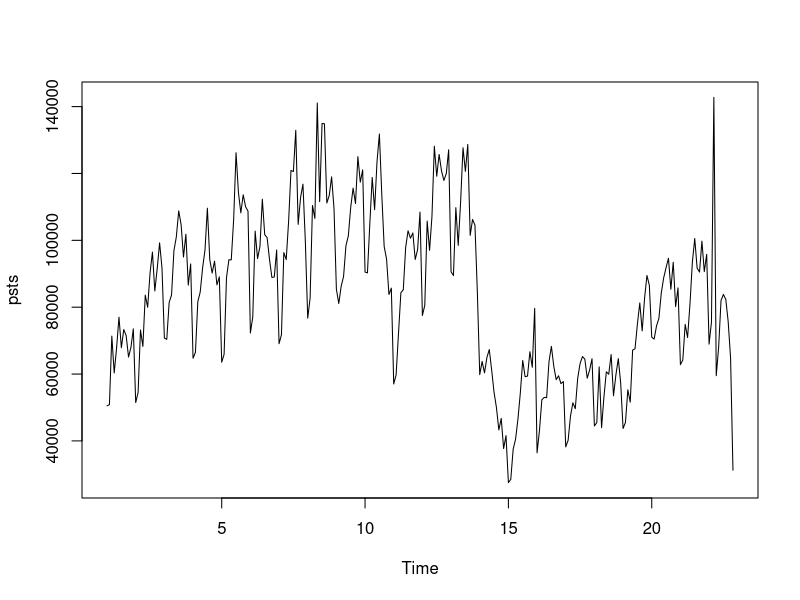
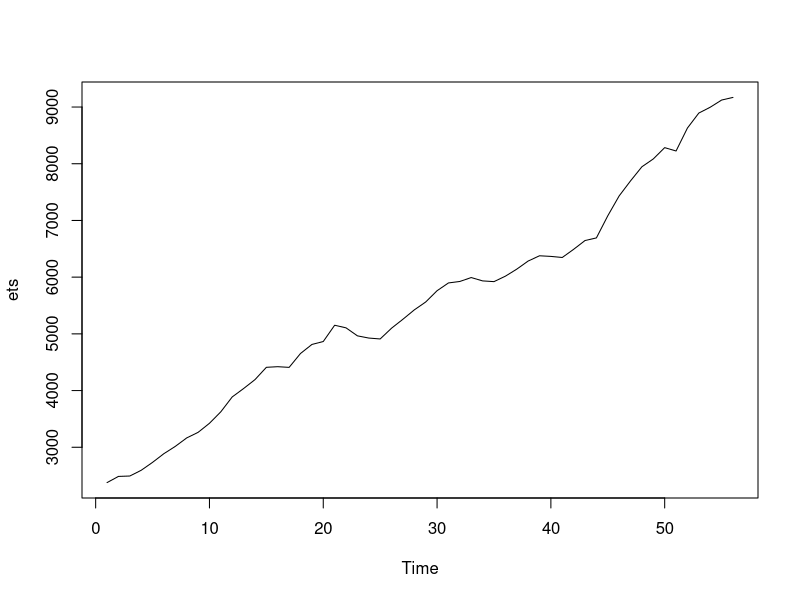
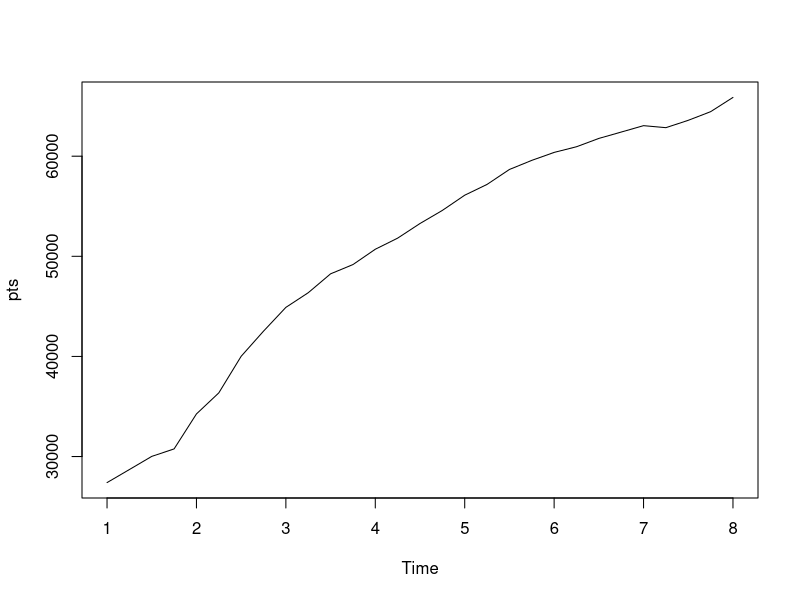

R code for these plots, in order: (Note: this script raises an error after producing the figures.)
property <- read.csv("propertysales(1).csv",header = TRUE)
emit <- read.csv("emissions(1).csv",header = TRUE)
prius <- read.csv("prius(1).csv",header = TRUE)
psts <- ts(property$Total_Sales, frequency = 12)
ets <- ts(emit$emissions, frequency = 1)
pts <- ts(prius$Num, frequency = 4)
plot(psts)
plot(ets)
plot(pts)
decompose(psts)
decompose(pts)



forecast_methods_with_performance <- function(ts_object, h = 4) {
  n <- length(ts_object)
  train_data <- ts_object[1:(n - 4)]
  test_data <- ts_object[(n - 3):n]
  
  # Forecast using the Average method
  avg_forecast <- meanf(train_data, h = h)
  
  # Forecast using the Naive method
  naive_forecast <- naive(train_data, h = h)
  
  # Forecast using the Seasonal Naive method
  seasonal_naive_forecast <- snaive(train_data, h = h)
  
  # Forecast using the Drift method
  drift_forecast <- rwf(train_data, h = h, drift = TRUE)
  
  # Calculate the accuracy for each method
  accuracy_avg <- accuracy(avg_forecast, test_data)
  accuracy_naive <- accuracy(naive_forecast, test_data)
  accuracy_seasonal_naive <- accuracy(seasonal_naive_forecast, test_data)
  accuracy_drift <- accuracy(drift_forecast, test_data)
  
  # Return the forecasts and accuracy metrics for each method
  return(list(
    average_forecast = avg_forecast$mean,
    naive_forecast = naive_forecast$mean,
    seasonal_naive_forecast = seasonal_naive_forecast$mean,
    drift_forecast = drift_forecast$mean,
    performance = list(
      average = accuracy_avg,
      naive = accuracy_naive,
      seasonal_naive = accuracy_seasonal_naive,
      drift = accuracy_drift
    )
  ))
}

forecast_results <- forecast_methods_with_performance(psts, h = 4)

# Print the forecasts
print(forecast_results$average_forecast)
print(forecast_results$naive_forecast)
print(forecast_results$seasonal_naive_forecast)
print(forecast_results$drift_forecast)

# Print the performance measures
print(forecast_results$performance$average)
print(forecast_results$performance$naive)
print(forecast_results$performance$seasonal_naive)
print(forecast_results$performance$drift)



forecast_ets_with_performance <- function(ts_object, h = 4) {

  n <- length(ts_object)
  train_data <- ts_object[1:(n - 4)]
  test_data <- ts_object[(n - 3):n]
  
  ets_forecast <- ets(train_data) 
  ets_fcst <- forecast(ets_forecast, h = h)
  accuracy_ets <- accuracy(ets_fcst, test_data)

  return(list(
    ets_forecast = ets_fcst$mean,       
    performance = accuracy_ets          
  ))
}


forecast_results_ets <- forecast_ets_with_performance(psts, h = 4)

print(forecast_results_ets$ets_forecast)

print(forecast_results_ets$performance)


forecast_autoarima_with_performance <- function(ts_object, h = 4) {
  
  n <- length(ts_object)
  train_data <- ts_object[1:(n - 4)]
  test_data <- ts_object[(n - 3):n]
  
  arima_model <- auto.arima(train_data)
  
  arima_fcst <- forecast(arima_model, h = h)
  
  accuracy_arima <- accuracy(arima_fcst, test_data)
  
  # Return the forecast and performance metrics
  return(list(
    arima_forecast = arima_fcst$mean,       
    performance = accuracy_arima            
  ))
}


# Call the function to get Auto ARIMA forecasts and performance
forecast_results_arima <- forecast_autoarima_with_performance(psts, h = 4)

# Print the Auto ARIMA forecasted values
print(forecast_results_arima$arima_forecast)

# Print the performance measures
print(forecast_results_arima$performance)
print(forecast_results_ets$performance)
print(forecast_results$performance$average)
print(forecast_results$performance$naive)
print(forecast_results$performance$seasonal_naive)
print(forecast_results$performance$drift)

forecast_results <- forecast_methods_with_performance(pts, h = 4)

print(forecast_results$average_forecast)
print(forecast_results$naive_forecast)
print(forecast_results$seasonal_naive_forecast)
print(forecast_results$drift_forecast)

print(forecast_results$performance$average)
print(forecast_results$performance$naive)
print(forecast_results$performance$seasonal_naive)
print(forecast_results$performance$drift)

forecast_results_ets <- forecast_ets_with_performance(pts, h = 4)
print(forecast_results_ets$ets_forecast)
print(forecast_results_ets$performance)


forecast_results_arima <- forecast_autoarima_with_performance(pts, h = 4)
print(forecast_results_arima$arima_forecast)
print(forecast_results_arima$performance)


forecast_results <- forecast_methods_with_performance(ets, h = 4)

print(forecast_results$average_forecast)
print(forecast_results$naive_forecast)
print(forecast_results$seasonal_naive_forecast)
print(forecast_results$drift_forecast)

print(forecast_results$performance$average)
print(forecast_results$performance$naive)
print(forecast_results$performance$seasonal_naive)
print(forecast_results$performance$drift)

forecast_results_ets <- forecast_ets_with_performance(ets, h = 4)
print(forecast_results_ets$ets_forecast)
print(forecast_results_ets$performance)


forecast_results_arima <- forecast_autoarima_with_performance(ets, h = 4)
print(forecast_results_arima$arima_forecast)
print(forecast_results_arima$performance)
